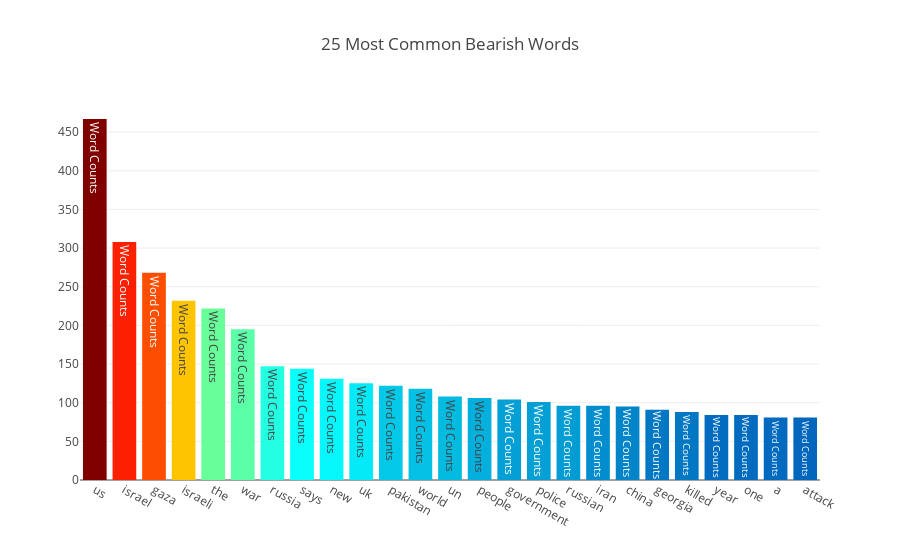

Notebook cell for this chart:
### Markdown cell above
### Bearish Set Word Frequencies

### Code cell
draw_word_frequencies(bearish_stop_words_free_data, '25 Most Common Bearish Words', 'bearish-most-common-freq')

### Figure 1 — Plotly figure (JSON) as saved in the notebook; plotly's stock layout.template omitted (floating-point values rounded to 4 significant figures)
{"data": [{"marker": {"color": [268, 232, 222, 195, 147, 144, 131, 125, 122, 118, 108, 106, 104, 101, 96, 96, 95, 91, 88, 84, 84, 81, 81, 80, 79, 78, 74, 74, 72, 72, 72, 67, 67, 66, 65, 65, 65, 64, 64, 63, 61, 58, 55, 54, 53, 53, 53, 53, 53, 52, 51, 51, 51, 51, 51, 49, 49, 49, 49, 48, 48, 48, 48, 48, 48, 47, 47, 47, 46, 46, 46, 45, 45, 45, 44, 43, 43, 43, 43, 43, 42, 42, 41, 41, 41, 41, 40, 40, 40, 40, 39, 39, 39, 39, 39, 39, 39, 38], "colorscale": "Jet"}, "text": "Word Counts", "type": "bar", "uid": "644636f1-93e3-43d7-a505-7f3d20b41177", "x": ["us", "israel", "gaza", "israeli", "the", "war", "russia", "says", "new", "uk", "pakistan", "world", "un", "people", "government", "police", "russian", "iran", "china", "georgia", "killed", "year", "one", "a", "attack"], "y": [467, 308, 268, 232, 222, 195, 147, 144, 131, 125, 122, 118, 108, 106, 104, 101, 96, 96, 95, 91, 88, 84, 84, 81, 81]}], "layout": {"title": "25 Most Common Bearish Words"}}
